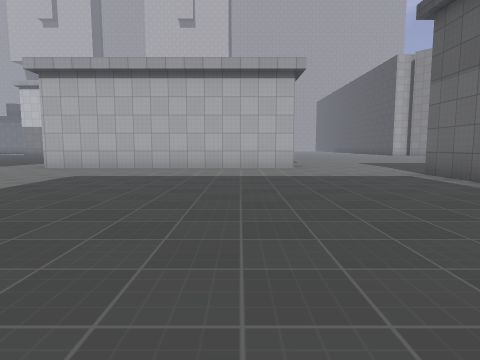
[1] (above)

16 first-person views from a walk through a Godot game level. The camera is 1.2 m above the floor, tilts 6° down and sees 75° across. The floor is counted in squares, 2 m on a side. Each view is taken from the middle of a square. On the plan, view 1 faces up. The plan holds only what a view shows up to about 9 squares ahead; the rest is blank. The place goes on beyond the plan. Surface patterns are stand-ins for the level's own textures.

[2]
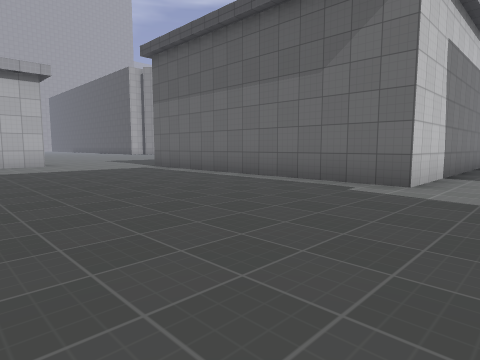

[3]
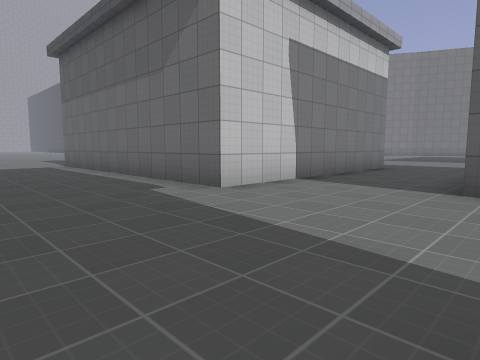

[4]
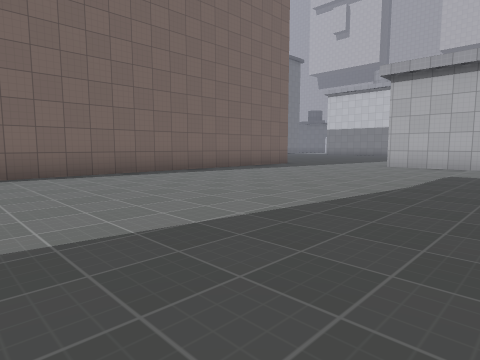

[5]
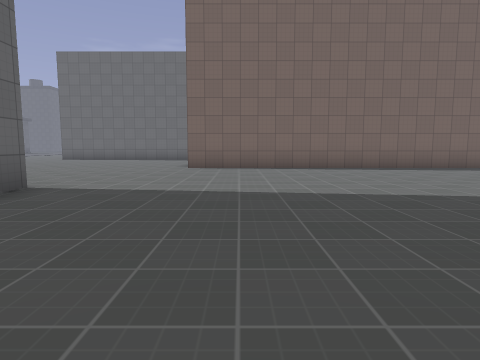

[6]
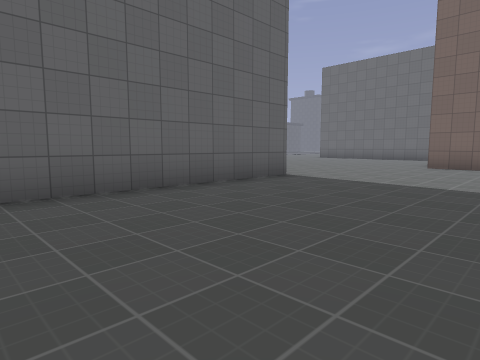

[7]
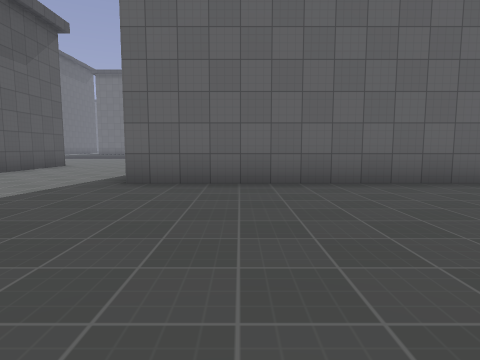

[8]
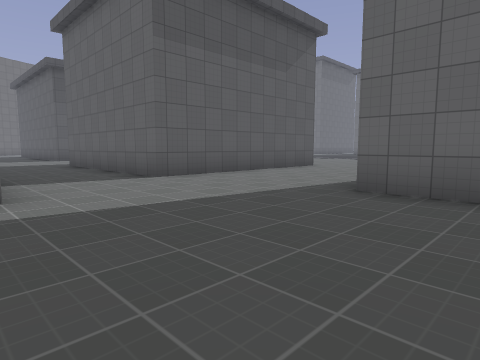

[9]
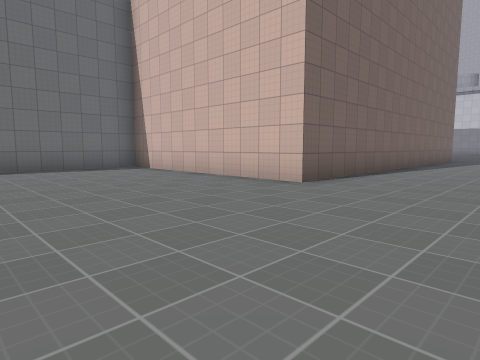

[10]
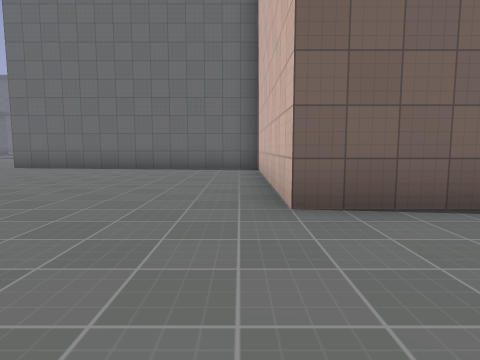

[11]
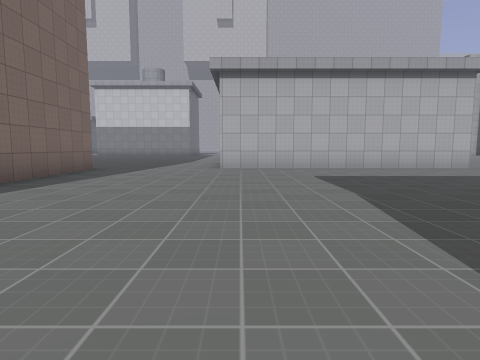

[12]
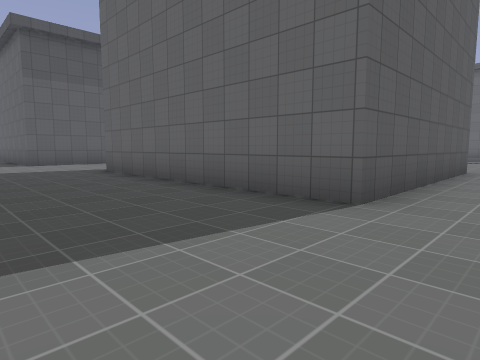

[13]
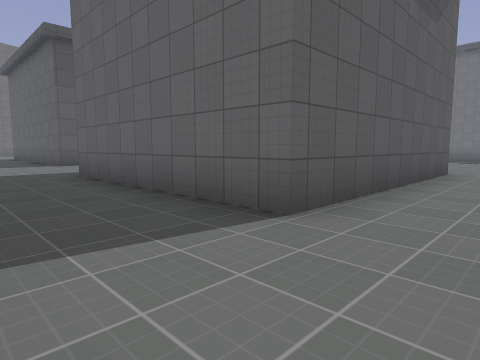

[14]
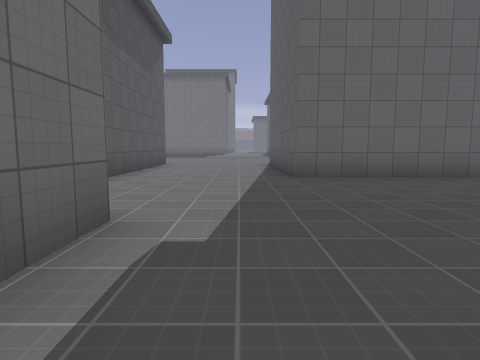

[15]
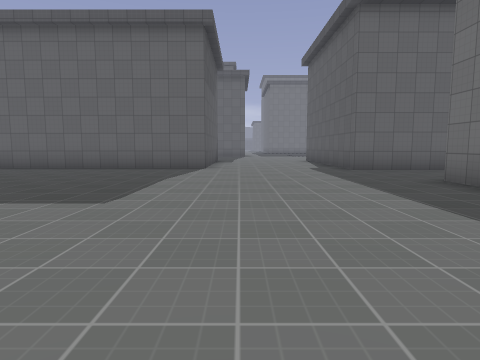

[16]
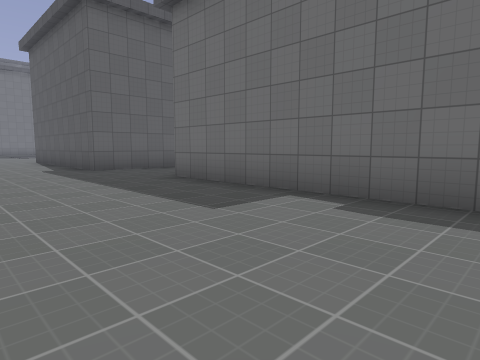

### Floor plan
Key: @ floor where view 1 was taken; # wall or solid block; . floor; B block.
Columns run from 15 left of view 1 to 21 right of it. Each row starts with its distance up from view 1.
  9       ....BBBBBBB....
  8       #..............
  7       #.............
  6       #............B
  5       #............B     B....
  4       #............B     B.....
  3       #............B     B......
  2       #............B     B.......
  1       #............B     B.......
  0       #........@...BBBBBBB........
 -1       #............................
 -2 #######............................
 -3 #...................................
 -4 #....................BBBBBB...BBBBBBB
 -5 #..........BBBBBBB...B    B..
 -6 #..........B     B...B
 -7 #..........B     B...B

Positions as (right, up) in squares from view 1, and headings:
1: (0, 0), facing up
2: (-1, -2), facing up-right
3: (1, -4), facing up-right
4: (-2, -1), facing up-left
5: (0, -1), facing left
6: (1, 0), facing down-left
7: (0, 1), facing down
8: (0, 0), facing down-right
9: (-6, -7), facing up-left
10: (-6, -3), facing left
11: (-5, 0), facing up
12: (-6, -1), facing down-right
13: (4, -1), facing down-right
14: (3, 2), facing down
15: (14, 5), facing down
16: (14, 5), facing down-left
